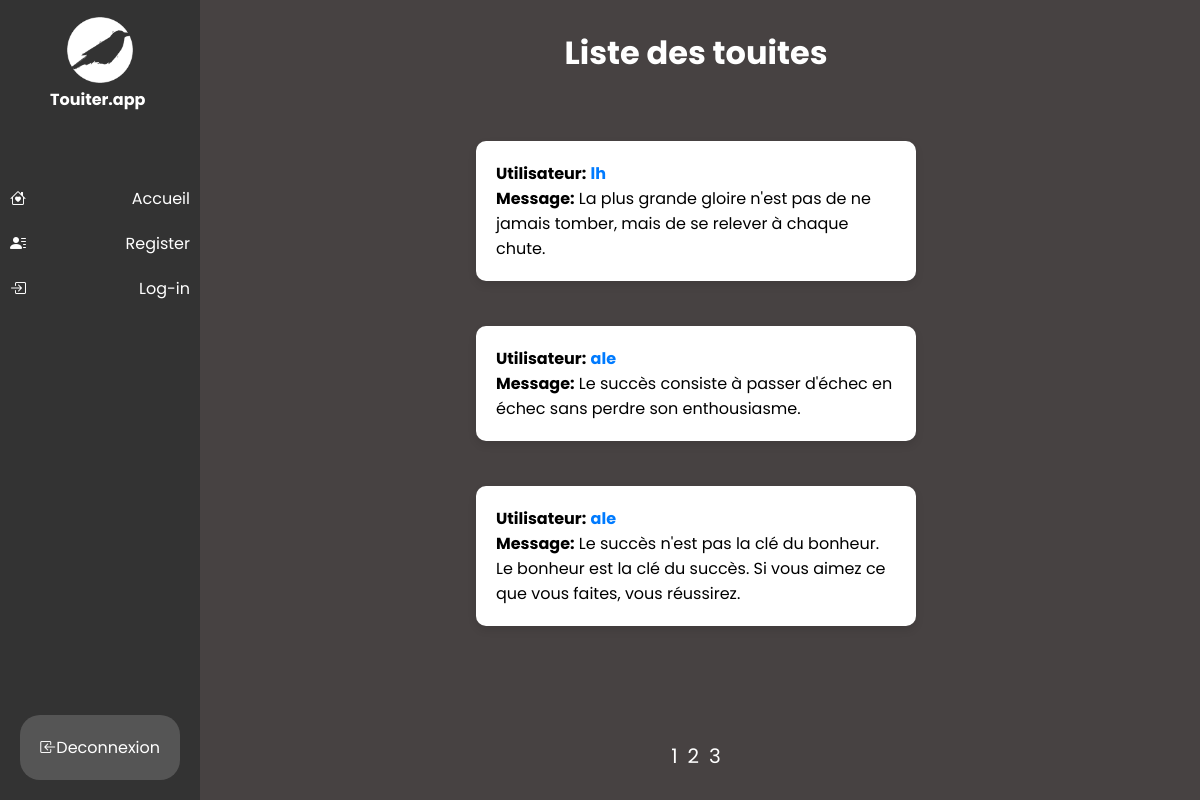
Before: / with the older database file.
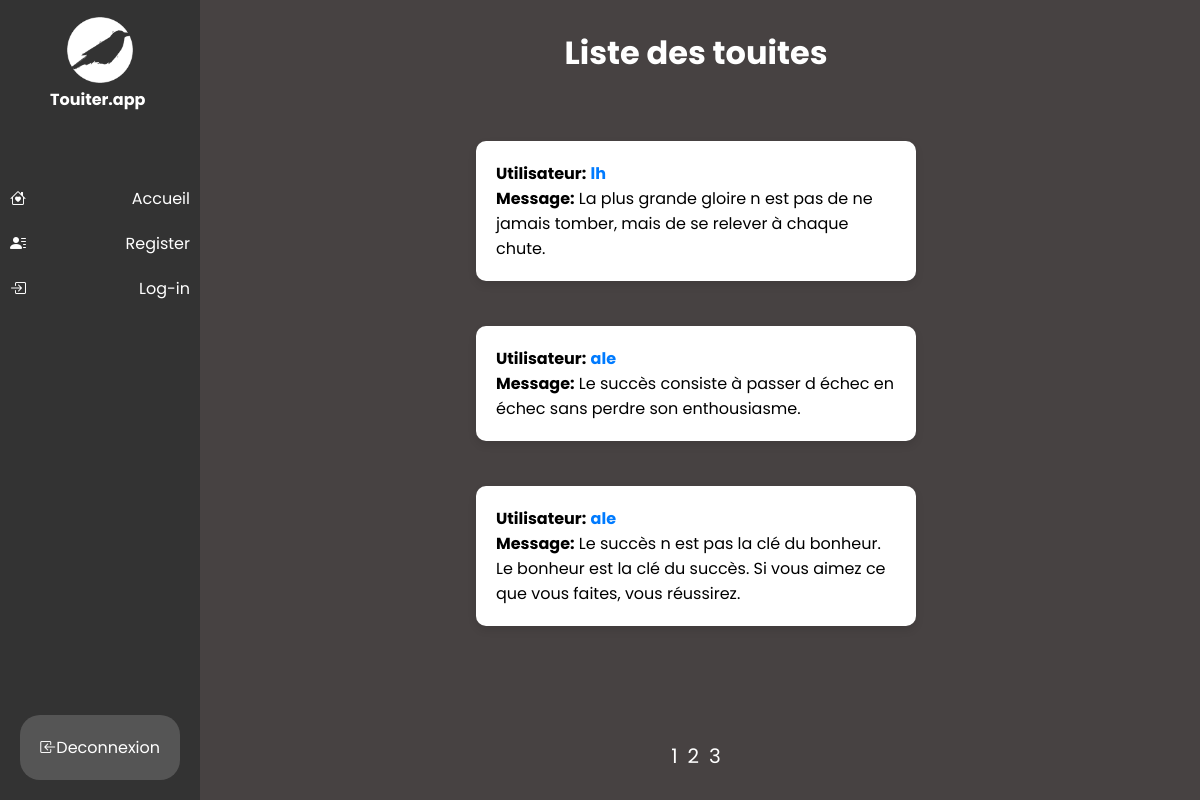
After: the same page with the newer database file.
### tables this page shows
CREATE TABLE `touite` (
                          `idTouite` int(11) NOT NULL,
                          `idUser` varchar(32) DEFAULT NULL,
                          `dateTouite` datetime DEFAULT NULL,
                          `message` varchar(235) DEFAULT NULL,
                          `nbLike` int(11) DEFAULT NULL,
                          `nbDislike` int(11) DEFAULT NULL
);

### src/Action/DisplayTweetsAction.php (the view, shortened to what this page needs)
<?php
class DisplayTweetsAction {
    public function execute() {
        $db = connexionFactory::makeConnection();
        $sqlTotal = "SELECT COUNT(idTouite) as total FROM TOUITE";
        $stmtTotal = $db->prepare($sqlTotal);
        $stmtTotal->execute();
        $totalElements = (int) $stmtTotal->fetch(PDO::FETCH_ASSOC)['total'];
        $elementsParPage = 3;
        $nombreTotalDePages = ceil($totalElements / $elementsParPage);
        $numeroDePage = isset($_GET['page']) ? max(1, min($nombreTotalDePages, (int)$_GET['page'])) : 1;
        $offset = ($numeroDePage - 1) * $elementsParPage;
        $sql = "SELECT t.idTouite, t.idUser, t.dateTouite, t.message, t.nbLike, t.nbDislike, ta.libelle AS tag_libelle, i.url AS image_url, tt.libelle AS tag_associated
        FROM Touite t
        LEFT JOIN Tag ta ON t.idTouite = ta.IdTouite
        LEFT JOIN Image i ON t.idTouite = i.IdTouite
        LEFT JOIN ListeTouites_Tag lt ON t.idTouite = lt.idTouite
        LEFT JOIN tagtest tt ON lt.idTag = tt.idTag";
        $sql .= " ORDER BY t.dateTouite DESC LIMIT $offset, $elementsParPage";
        ?>
        <!DOCTYPE html>
        <html lang="fr">
        <head>
            <link rel="stylesheet" href="css/style.css">
        </head>
        <body>
        <div class="contenu">
        <h1>Liste des touites</h1>
        <ul>
            <?php
            $stmt = $db->prepare($sql);
            $stmt->execute();
            if ($stmt->rowCount() > 0) {
                while ($row = $stmt->fetch(PDO::FETCH_ASSOC)) {
                    echo "<li class='tweet'><strong>Utilisateur:</strong> <a href='javascript:void(0);' class='user-link'>" . $row["idUser"] . "</a> <br><strong>Message:</strong> " . $row["message"] . " ";
                    $test = $row["image_url"];
                    echo "<div class='tweet-details'><strong>Date:</strong> " . $row["dateTouite"] . " <br><strong>Image:</strong> " . "<img class='img-touite' src=".$test .">" . "<br><strong>Like:</strong> " . $row["nbLike"] . " <br><strong>Dislike:</strong> " . $row["nbDislike"] . "</div></li><br> ";
                }
            } else {
                echo "Aucun tweet trouvé.";
            }
            ?>
        </ul>
            <div class="pagination">
            <?php
            for ($i = 1; $i <= $nombreTotalDePages; $i++) {
                echo "<a href='?page=$i'>$i</a>";
            }
            ?>
            </div>
        </div>
        </body>
        </html>
        <?php
        return ob_get_clean();
    }
}
?>

Changed rows visible on the page:
changed touite "lh": message "La plus grande gloire n'est pas de ne jamais tomber, mais de se relever à chaque chute." → "La plus grande gloire n est pas de ne jamais tomber, mais de se relever à chaque chute."
changed touite: message "Le succès consiste à passer d'échec en échec sans perdre son enthousiasme." → "Le succès consiste à passer d échec en échec sans perdre son enthousiasme."
changed touite: message "Le succès n'est pas la clé du bonheur. Le bonheur est la clé du succès. Si vous aimez ce que vous faites, vous réussirez." → "Le succès n est pas la clé du bonheur. Le bonheur est la clé du succès. Si vous aimez ce que vous faites, vous réussirez."
